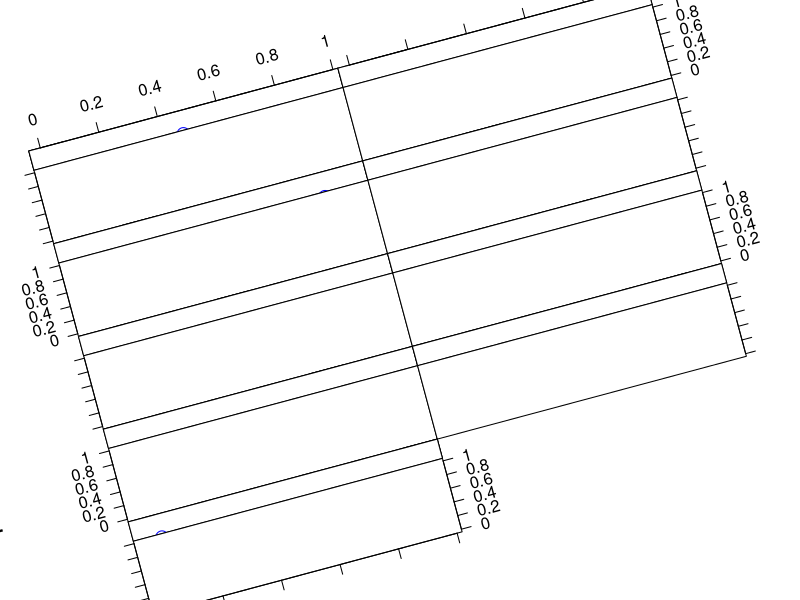
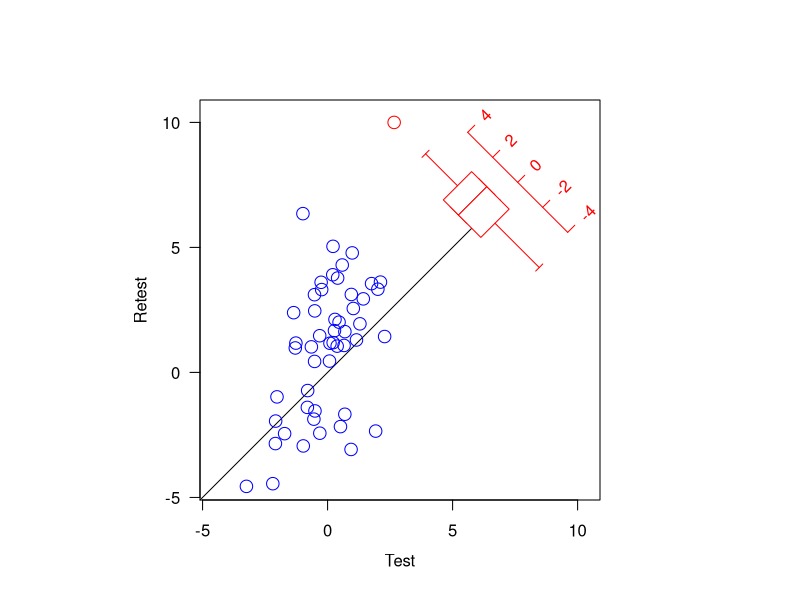
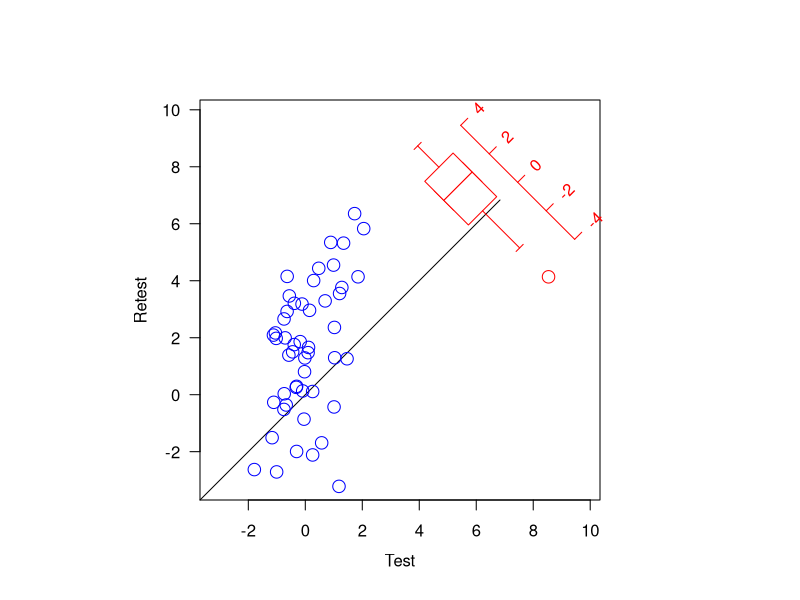

Here is the R script that generated these plots, in order:
### R code from vignette source 'rotated.Snw'

###################################################
### code chunk number 1: rotated.Snw:18-24
###################################################
library(grDevices)
library(graphics) # for boxplot
library(stats) # for rnorm
library(grid)
ps.options(pointsize = 12)
options(width = 60)


###################################################
### code chunk number 2: rotated.Snw:30-33
###################################################
pushViewport(viewport(h = .8, w = .8, angle = 15))
grid.multipanel(newpage = FALSE)
popViewport()


###################################################
### code chunk number 3: complex1
###################################################
x <- rnorm(50)
y <- x + rnorm(50, 1, 2)


###################################################
### code chunk number 4: complex2
###################################################
# We will extend the axes over the entire region so
# extrapolate scale from main data region
scale <- extendrange(r = range(x,y))
extscale <- c(min(scale), max(scale)+diff(scale)*1/3)


###################################################
### code chunk number 5: complex3
###################################################
lay <- grid.layout(2, 2,
                   widths = unit(c(3, 1), "inches"),
                   heights = unit(c(1, 3), "inches"))
vp1 <- viewport(width = unit(4, "inches"), height = unit(4, "inches"),
                layout = lay, xscale = extscale, yscale = extscale)


###################################################
### code chunk number 6: complex4
###################################################
grid.newpage()
pushViewport(vp1)
grid.rect()
grid.xaxis()
grid.text("Test", y = unit(-3, "lines"))
grid.yaxis()
grid.text("Retest", x = unit(-3, "lines"), rot = 90)


###################################################
### code chunk number 7: complex5
###################################################
vp2 <- viewport(layout.pos.row = 2, layout.pos.col = 1,
                xscale = scale, yscale = scale)
pushViewport(vp2)
grid.lines()
grid.points(x, y, gp = gpar(col = "blue"))
popViewport()


###################################################
### code chunk number 8: complex6
###################################################
diffs <- (y - x)
rdiffs <- range(diffs)
ddiffs <- diff(rdiffs)
bxp <- boxplot(diffs, plot = FALSE)
vp3 <- viewport(x = unit(3, "inches"),
                y = unit(3, "inches"),
                width = unit(.5, "inches"),
                # NOTE that the axis on the boxplot represents
                # actual (y - x) values BUT to make
                # the bits of the boxplot line
                # up with the data points we have to plot
                # (y - x)/sqrt(2)
                # Hence the sin(pi/4) below
                height = unit(ddiffs*sin(pi/4)/diff(scale)*3, "inches"),
                just = c("centre", "center"),
                angle = 45,
	        gp = gpar(col = "red"),
                yscale = c(-ddiffs/2, ddiffs/2))
pushViewport(vp3)
left <- -.3
width <- .8
middle <- left + width/2
grid.rect(x = left, y = unit(bxp$conf[1,1], "native"),
          width = width, height = unit(diff(bxp$conf[,1]), "native"),
          just = c("left", "bottom"),
	  gp = gpar(col = NULL, fill = "orange"))
grid.rect(x = left, y = unit(bxp$stats[4,1], "native"),
          width = width, height = unit(diff(bxp$stats[4:3,1]), "native"),
          just = c("left", "bottom"))
grid.rect(x = left, y = unit(bxp$stats[3,1], "native"),
          width = width, height = unit(diff(bxp$stats[3:2,1]), "native"),
          just = c("left", "bottom"))
grid.lines(x = c(middle, middle), y = unit(bxp$stats[1:2,1], "native"))
grid.lines(x = c(middle, middle), y = unit(bxp$stats[4:5,1], "native"))
grid.lines(x = c(middle-.1, middle+.1), y = unit(bxp$stats[1,1], "native"))
grid.lines(x = c(middle-.1, middle+.1), y = unit(bxp$stats[5,1], "native"))
np <- length(bxp$out)
if (np > 0)
  grid.points(x = rep(middle, np), y = unit(bxp$out, "native"))
grid.yaxis(main = FALSE)
popViewport(2)



###################################################
### code chunk number 9: rotated.Snw:139-145
###################################################
x <- rnorm(50)
y <- x + rnorm(50, 1, 2)
# We will extend the axes over the entire region so
# extrapolate scale from main data region
scale <- extendrange(r = range(x,y))
extscale <- c(min(scale), max(scale)+diff(scale)*1/3)
lay <- grid.layout(2, 2,
                   widths = unit(c(3, 1), "inches"),
                   heights = unit(c(1, 3), "inches"))
vp1 <- viewport(width = unit(4, "inches"), height = unit(4, "inches"),
                layout = lay, xscale = extscale, yscale = extscale)
grid.newpage()
pushViewport(vp1)
grid.rect()
grid.xaxis()
grid.text("Test", y = unit(-3, "lines"))
grid.yaxis()
grid.text("Retest", x = unit(-3, "lines"), rot = 90)
vp2 <- viewport(layout.pos.row = 2, layout.pos.col = 1,
                xscale = scale, yscale = scale)
pushViewport(vp2)
grid.lines()
grid.points(x, y, gp = gpar(col = "blue"))
popViewport()
diffs <- (y - x)
rdiffs <- range(diffs)
ddiffs <- diff(rdiffs)
bxp <- boxplot(diffs, plot = FALSE)
vp3 <- viewport(x = unit(3, "inches"),
                y = unit(3, "inches"),
                width = unit(.5, "inches"),
                # NOTE that the axis on the boxplot represents
                # actual (y - x) values BUT to make
                # the bits of the boxplot line
                # up with the data points we have to plot
                # (y - x)/sqrt(2)
                # Hence the sin(pi/4) below
                height = unit(ddiffs*sin(pi/4)/diff(scale)*3, "inches"),
                just = c("centre", "center"),
                angle = 45,
	        gp = gpar(col = "red"),
                yscale = c(-ddiffs/2, ddiffs/2))
pushViewport(vp3)
left <- -.3
width <- .8
middle <- left + width/2
grid.rect(x = left, y = unit(bxp$conf[1,1], "native"),
          width = width, height = unit(diff(bxp$conf[,1]), "native"),
          just = c("left", "bottom"),
	  gp = gpar(col = NULL, fill = "orange"))
grid.rect(x = left, y = unit(bxp$stats[4,1], "native"),
          width = width, height = unit(diff(bxp$stats[4:3,1]), "native"),
          just = c("left", "bottom"))
grid.rect(x = left, y = unit(bxp$stats[3,1], "native"),
          width = width, height = unit(diff(bxp$stats[3:2,1]), "native"),
          just = c("left", "bottom"))
grid.lines(x = c(middle, middle), y = unit(bxp$stats[1:2,1], "native"))
grid.lines(x = c(middle, middle), y = unit(bxp$stats[4:5,1], "native"))
grid.lines(x = c(middle-.1, middle+.1), y = unit(bxp$stats[1,1], "native"))
grid.lines(x = c(middle-.1, middle+.1), y = unit(bxp$stats[5,1], "native"))
np <- length(bxp$out)
if (np > 0)
  grid.points(x = rep(middle, np), y = unit(bxp$out, "native"))
grid.yaxis(main = FALSE)
popViewport(2)



